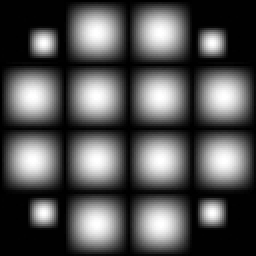
%> input picture 4th_FFT/demo-2.tif, 128 x 128 px (shown 2 times larger)
$ octave code2.m   (GNU Octave 9; MATLAB toolbox functions it lacks are replaced by stand-ins)
%> lines starting %> are read from the running program, lines starting %| are printed output that depends on the picture
### 4th_FFT/filter_analysis.m
function [w_d,w_row,w_col,w_hor] = filter_analysis(im,h0,h1)
[M,N] = size(im);
for i = 1:M
    temp0(i,:) = conv(im(i,:) , h0 , 'same');
    temp1(i,:) = conv(im(i,:) , h1 , 'same');
    for j = 1:floor(N/2)
        temp0_s(i,j) = temp0(i,2*j);
        temp1_s(i,j) = temp1(i,2*j);
    end
end %完成行卷积、列采样


for j = 1:floor(N/2)
    temp00(:,j) = conv(temp0_s(:,j) , h0 , 'same');
    temp01(:,j) = conv(temp0_s(:,j) , h1 , 'same');
    temp10(:,j) = conv(temp1_s(:,j) , h0 , 'same');
    temp11(:,j) = conv(temp1_s(:,j) , h1 , 'same');
    for i = 1 : floor(M/2)
        w_d(i,j) = temp00(i*2,j);
        w_row(i,j) = temp01(i*2,j);
        w_col(i,j) = temp10(i*2,j);
        w_hor(i,j) = temp11(2*i,j);
    end
end
end

### 4th_FFT/merge.m
function im_syn = merge( w_d,w_row,w_col,w_hor)
    [M,N] = size( w_d );
    im_syn(1:M,1:N) = w_d;
    im_syn(1:M,N+1:N+N) = w_row;
    im_syn(M+1:M+M,1:N) = w_col;
    im_syn(M+1:M+M,N+1:N+N) = w_hor;
end

### 4th_FFT/filter_reconstruct.m
function [im] = filter_reconstruct(w_d,w_row,w_col,w_hor,g0,g1)
[M,N] = size(w_d);
for j = 1: N
    for i = 1: 2*M
        if mod(i,2) == 0
            temp_d(i,j) = w_d(i/2,j);
            temp_row(i,j) = w_row(i/2,j);
            temp_col(i,j) = w_col(i/2,j);
            temp_hor(i,j) = w_hor(i/2,j);
        else
            temp_d(i,j) = 0;
            temp_row(i,j) = 0;
            temp_col(i,j) = 0;
            temp_hor(i,j) = 0;
        end
    end
    temp_d(:,j) = conv(temp_d(:,j) , g0 , 'same');
    temp_row(:,j) = conv(temp_row(:,j) , g1 , 'same');
    temp_col(:,j) = conv(temp_col(:,j) , g0 , 'same');
    temp_hor(:,j) = conv(temp_hor(:,j) , g1 , 'same');
end %完成 行上采样 & 列卷积

temp1 = temp_d + temp_row;
temp2 = temp_col + temp_hor;
for i = 1 : 2* M
    for j = 1 : 2*N
        if mod(j,2) == 0
            temp11(i,j) = temp1(i,j/2);
            temp22(i,j) = temp2(i,j/2);
        else
            temp11(i,j) = 0;
            temp22(i,j) = 0;
        end
    end
    temp11(i,:) = conv(temp11(i,:) , g0 , 'same');
    temp22(i,:) = conv(temp22(i,:) , g1 , 'same');
end %列上采样，行卷积
im = temp11 + temp22;
end

### 4th_FFT/code2.m
%% 二维快速小波变换
clc; clear;
im = imread('demo-2.tif');
%> im is the input picture: size 128x128 uint8; min 0, max 255, mean 83.5
im = im2double(im);
%> im: size 128x128 double
g0 = [0.0322 -0.0126 -0.0992 0.2979 0.8037 0.4976 -0.0296 -0.0758];
g1 = (-1).^(0:1:7) .* g0(end:-1:1);
h0 = g0(end:-1:1);
h1 = g1(end:-1:1);
%% 画图
[w_d,w_row,w_col,w_hor] = filter_analysis(im,h0,h1);
%> after the loop in filter_analysis, `for i = 1:M`:
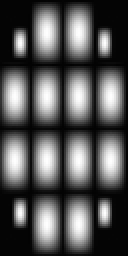
%> temp0_s: size 128x64 double (shown 2 times larger); min -0.021, max 1.42, mean 0.463; drawn with min black and max white
%> after the loop in filter_analysis, `for j = 1:floor(N/2)`:
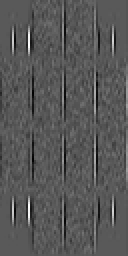
%> temp10: size 128x64 double (shown 2 times larger); min -0.0373, max 0.0694, mean -0.000611; drawn with min black and max white
%> after the loop in filter_analysis, `for j = 1:floor(N/2)`:
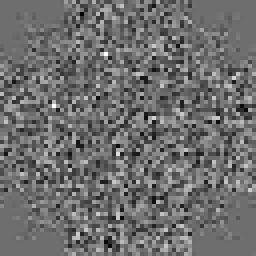
%> w_hor: size 64x64 double (shown 4 times larger); min -0.0113, max 0.0148, mean -3.05e-05; drawn with min black and max white
%> after the loop in filter_analysis, `for j = 1:floor(N/2)`:
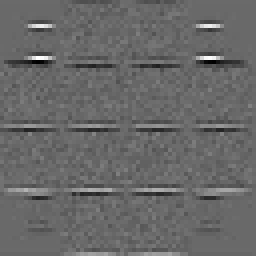
%> w_row: size 64x64 double (shown 4 times larger); min -0.0521, max 0.0737, mean -0.000633; drawn with min black and max white
[w_d2,w_row2,w_col2,w_hor2] = filter_analysis(w_d,h0,h1);
%> after the loop in filter_analysis (call 2), `for i = 1:M`:
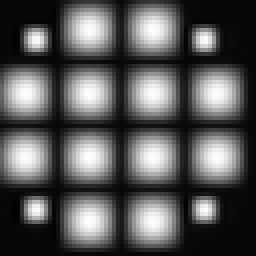
%> temp0: size 64x64 double (shown 4 times larger); min -0.0908, max 2.84, mean 0.923; drawn with min black and max white
%> after the loop in filter_analysis (call 2), `for i = 1:M`:
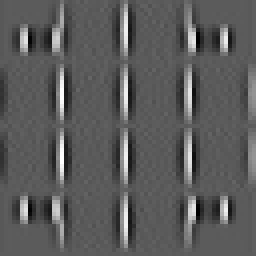
%> temp1: size 64x64 double (shown 4 times larger); min -0.106, max 0.189, mean -0.000135; drawn with min black and max white
[w_d3,w_row3,w_col3,w_hor3] = filter_analysis(w_d2,h0,h1);

im_1 = merge(mat2gray(w_d),mat2gray(w_row),mat2gray(w_col),mat2gray(w_hor));
subplot(131); imshow(im_1);
im_2 = merge(mat2gray(w_d2),mat2gray(w_row2),mat2gray(w_col2),mat2gray(w_hor2));
im_2 = merge(mat2gray(im_2),mat2gray(w_row),mat2gray(w_col),mat2gray(w_hor));
subplot(132); imshow(im_2);
im_3 = merge(mat2gray(w_d3),mat2gray(w_row3),mat2gray(w_col3),mat2gray(w_hor3));
im_3 = merge(mat2gray(im_3),mat2gray(w_row2),mat2gray(w_col2),mat2gray(w_hor2));
im_3 = merge(mat2gray(im_3),mat2gray(w_row),mat2gray(w_col),mat2gray(w_hor));
subplot(133); imshow(im_3);

%% 复原
im_2 = filter_reconstruct(w_d3,w_row3, w_col3,w_hor3,g0,g1);
%> after the loop in filter_reconstruct, `for i = 1 : 2* M`:
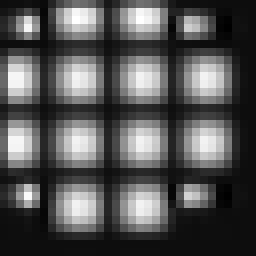
%> temp11: size 32x32 double (shown 8 times larger); min -0.233, max 4.21, mean 1.23; drawn with min black and max white
im_1 = filter_reconstruct(im_2,w_row2, w_col2,w_hor2,g0,g1);
im_mod = filter_reconstruct(im_1,w_row, w_col,w_hor,g0,g1);
figure;
subplot(221);imshow(im);
title("原图");
subplot(224);imshow(im_mod);
title("三级重建图像,MSE=0.1342,PSNR = 130.9076");
[M,N] = size(im);
%> M = 128; N = 128
MSE = sum(sum( (im_mod-im).^2 ))/M/N;
%> MSE = 0.134
PSNR = 10* log(255*255/MSE);
%> PSNR = 130.9

im_1 = filter_reconstruct(w_d2,w_row2, w_col2,w_hor2,g0,g1);
im_mod = filter_reconstruct(im_1,w_row, w_col,w_hor,g0,g1);
MSE = sum(sum( (im_mod-im).^2 ))/M/N;
%> MSE = 0.0368
PSNR = 10* log(255*255/MSE);
%> PSNR = 143.9
subplot(223);imshow(im_mod);
title("二级重建图像,MSE=0.368,PSNR = 143.8513");

im_mod = filter_reconstruct(w_d,w_row, w_col,w_hor,g0,g1);
MSE = sum(sum( (im_mod-im).^2 ))/M/N;
%> MSE = 0.00469
PSNR = 10* log(255*255/MSE);
%> PSNR = 164.4
subplot(222);imshow(im_mod);
title("一级重建图像,MSE=0.0047,PSNR = 164.4410");

%% 基于小波的边缘检测
figure; subplot(121);
z = zeros(16,16);
im_2 = filter_reconstruct(z,w_row3, w_col3,w_hor3,g0,g1);
im_1 = filter_reconstruct(im_2,w_row2, w_col2,w_hor2,g0,g1);
im0 = filter_reconstruct(im_1,w_row, w_col,w_hor,g0,g1);
imshow(mat2gray(im0)); title("w_d = 0")
subplot(122);
im_2 = filter_reconstruct(z,z, w_col3,w_hor3,g0,g1);
im_1 = filter_reconstruct(im_2,w_row2, w_col2,w_hor2,g0,g1);
im0 = filter_reconstruct(im_1,w_row, w_col,w_hor,g0,g1);
imshow(mat2gray(im0)); title("w_d = 0,w_row = 0")
